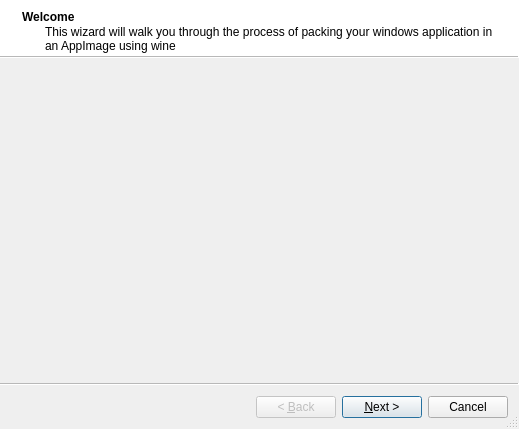
<?xml version="1.0" encoding="UTF-8"?>
<ui version="4.0">
 <class>winepacker::MainWindow</class>
 <widget class="QWizard" name="winepacker::MainWindow">
  <property name="geometry">
   <rect>
    <x>0</x>
    <y>0</y>
    <width>519</width>
    <height>429</height>
   </rect>
  </property>
  <property name="windowTitle">
   <string>WinePacker</string>
  </property>
  <property name="sizeGripEnabled">
   <bool>true</bool>
  </property>
  <property name="modal">
   <bool>false</bool>
  </property>
  <property name="wizardStyle">
   <enum>QWizard::ModernStyle</enum>
  </property>
  <property name="titleFormat">
   <enum>Qt::AutoText</enum>
  </property>
  <widget class="QWizardPage" name="welcomePage">
   <property name="title">
    <string>Welcome</string>
   </property>
   <property name="subTitle">
    <string>This wizard will walk you through the process of packing your windows application in an AppImage using wine</string>
   </property>
   <attribute name="pageId">
    <string notr="true">1</string>
   </attribute>
  </widget>
  <widget class="QWizardPage" name="dataPage">
   <property name="title">
    <string>Data Entry</string>
   </property>
   <property name="subTitle">
    <string>Please enter the relevant information required for packaging your program</string>
   </property>
   <layout class="QVBoxLayout" name="verticalLayout">
    <item>
     <layout class="QHBoxLayout" name="typeSelectHorizontalLayout">
      <item>
       <widget class="QLabel" name="typeSelectLabel">
        <property name="text">
         <string>Executable Type</string>
        </property>
       </widget>
      </item>
      <item>
       <widget class="QComboBox" name="typeSelectComboBox">
        <property name="sizePolicy">
         <sizepolicy hsizetype="Expanding" vsizetype="Fixed">
          <horstretch>0</horstretch>
          <verstretch>0</verstretch>
         </sizepolicy>
        </property>
        <item>
         <property name="text">
          <string>Installer</string>
         </property>
        </item>
        <item>
         <property name="text">
          <string>Standalone</string>
         </property>
        </item>
       </widget>
      </item>
     </layout>
    </item>
    <item>
     <layout class="QHBoxLayout" name="exeSelectHorizontalLayout">
      <item>
       <widget class="QLabel" name="exeSelectLabel">
        <property name="text">
         <string>Executable Location</string>
        </property>
       </widget>
      </item>
      <item>
       <widget class="QLineEdit" name="exeSelectLineEdit"/>
      </item>
      <item>
       <widget class="QToolButton" name="exeSelectToolButton">
        <property name="text">
         <string>...</string>
        </property>
       </widget>
      </item>
     </layout>
    </item>
   </layout>
  </widget>
  <widget class="QWizardPage" name="installPage">
   <layout class="QFormLayout" name="formLayout">
    <item row="0" column="1">
     <widget class="QPushButton" name="installButton">
      <property name="text">
       <string>Install</string>
      </property>
      <property name="checkable">
       <bool>false</bool>
      </property>
      <property name="autoDefault">
       <bool>false</bool>
      </property>
      <property name="default">
       <bool>false</bool>
      </property>
      <property name="flat">
       <bool>false</bool>
      </property>
     </widget>
    </item>
   </layout>
  </widget>
 </widget>
 <resources/>
 <connections/>
</ui>
